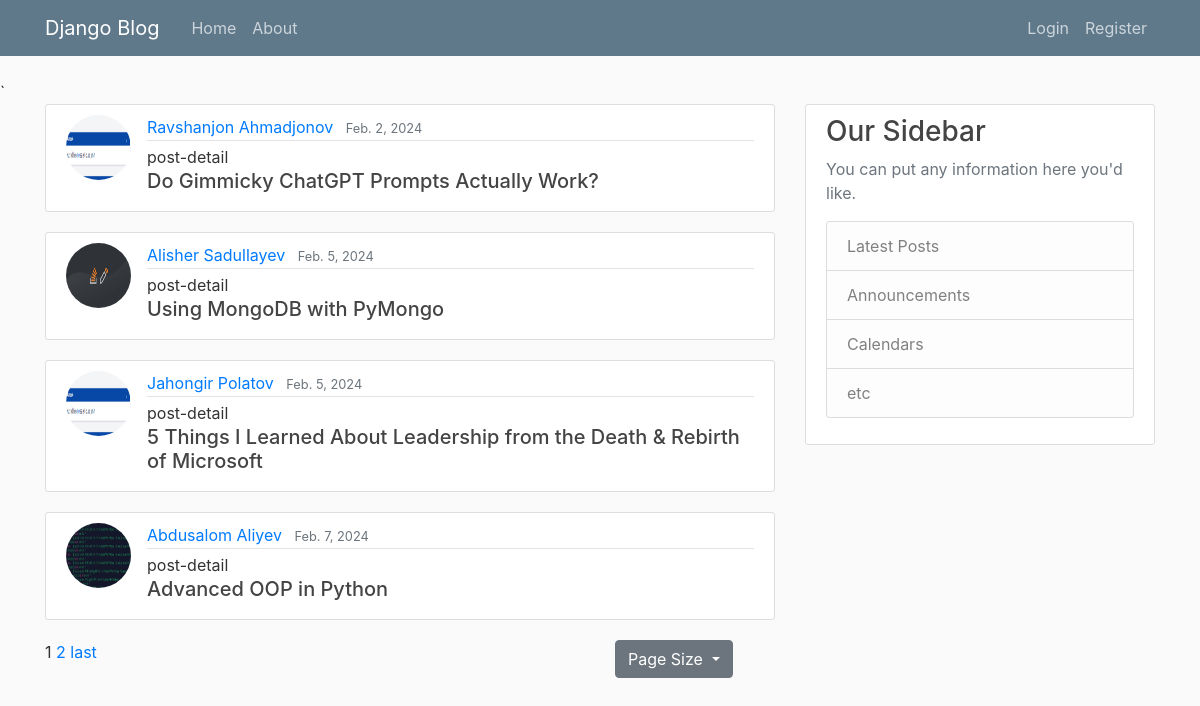
The page / on the database its author committed.
### blog/models.py (models this page shows, shortened)
class AbstractModel(models.Model):
    created_at = models.DateTimeField(auto_now_add=True)
    updated_at = models.DateTimeField(auto_now=True)
    class Meta:
        abstract = True

class Post(AbstractModel):
    title = models.CharField(max_length=128)
    content = models.TextField()
    published = models.DateField()
    is_active = models.BooleanField(default=False)
    author = models.ForeignKey("blog.User", CASCADE, "posts")

class User(AbstractUser, AbstractModel):
    avatar = models.ImageField(upload_to=avatar_path, default='avatar.JPG')

### blog/views.py (the view)
# urls.py: path('', HomePageView.as_view(), name='home-page'),
class HomePageView(ListView):
    def get(self, request, **kwargs):
        if request.user.is_authenticated:
            posts = Post.objects.exclude(author=request.user).filter(is_active=True).order_by("published")
        else:
            posts = Post.objects.all().filter(is_active=True).order_by("published")
        size = request.GET.get("size", 4)
        page = request.GET.get("page", 1)
        paginator = Paginator(posts, size)
        page_obj = paginator.page(page)
        return render(request, "blog/home.html", context={"page_obj": page_obj, "num_pages": paginator.num_pages})

### templates/blog/home.html
{% extends 'blog/base.html' %}
{% load static %}
{% block body %}
    `<main role="main" class="container">
        <div class="row">
            <div class="col-md-8">
                {% for post in page_obj.object_list %}
                <article class="media content-section">
                    <img class="rounded-circle article-img" src="{{ post.author.avatar.url }}">
                    <div class="media-body">
                        <div class="article-metadata">
                            <a class="mr-2" href="{%   url 'blog:user-profile' post.author.username %}">{{ post.author.first_name }} {{ post.author.last_name }}</a>
                            <small class="text-muted">{{ post.published }}</small>
                        </div>post-detail
                        <h5><a class="article-title" href="{% url 'blog:post-detail' post.pk %}">{{ post.title }}</a></h5>
                    </div>
                </article>
                {% endfor %}
            </div>
            <div class="col-md-4">
                <div class="content-section">
                    <h3>Our Sidebar</h3>
                    <p class='text-muted'>You can put any information here you'd like.
                    <ul class="list-group">
                        <li class="list-group-item list-group-item-light">Latest Posts</li>
                        <li class="list-group-item list-group-item-light">Announcements</li>
                        <li class="list-group-item list-group-item-light">Calendars</li>
                        <li class="list-group-item list-group-item-light">etc</li>
                    </ul>
                    </p>
                </div>
            </div>
        </div>
        {%  include 'blog/pagination.html' %}
    </main>
{% endblock %}

### templates/blog/base.html (shortened to what this page needs)
{% load static %}
<!DOCTYPE html>
<html>
<head>
    <link rel="stylesheet" href="https://maxcdn.bootstrapcdn.com/bootstrap/4.0.0/css/bootstrap.min.css"
>
    <link rel="stylesheet" type="text/css" href="{% static 'main.css' %}">
</head>
<body>
<header class="site-header">
    <nav class="navbar navbar-expand-md navbar-dark bg-steel fixed-top">
        <div class="container">
            <a class="navbar-brand mr-4" href="{% url 'blog:home-page' %}">Django Blog</a>
            <div class="collapse navbar-collapse" id="navbarToggle">
                <div class="navbar-nav mr-auto">
                    <a class="nav-item nav-link" href="{% url 'blog:home-page' %}">Home</a>
                    <a class="nav-item nav-link" href="{% url 'blog:about-page' %}">About</a>
                </div>
                <div class="navbar-nav">
                    {% if request.user.is_authenticated %}
                    <a class="nav-item nav-link" href="{% url 'blog:new-post' %}">New Post</a>
                    <a class="nav-item nav-link" href="{% url 'blog:user-profile' request.user.username  %}">Profile</a>
                    <a class="nav-item nav-link" href="{% url 'blog:logout-page' %}">Logout</a>
                    {% else %}
                    <a class="nav-item nav-link" href="{% url 'blog:login-page' %}">Login</a>
                    <a class="nav-item nav-link" href="{% url 'blog:register-page' %}">Register</a>
                    {% endif %}
                </div>
            </div>
        </div>
    </nav>
</header>
    {% block body %}
    {% endblock %}
</body>
</html>

### templates/blog/pagination.html (shortened to what this page needs)
<div class="row">
    <div class="col-6">
        {{ page_obj.number }}
        {% if  page_obj.has_next %}
            <a href="{% url 'blog:home-page' %}?page={{ page_obj.next_page_number }}">{{ page_obj.next_page_number }}</a>
            <a href="{% url 'blog:home-page' %}?page={{ num_pages }}">last</a>
        {% endif %}
    </div>
    <div class="col-3">
        <div class="dropdown">
            <button class="btn btn-secondary dropdown-toggle" type="button" data-toggle="dropdown"
                    aria-expanded="false">
                Page Size
            </button>
        </div>
    </div>
</div>

### blog/static/main.css (style rules this page uses)
body { background: #fafafa; color: #333333; margin-top: 5rem; }
h1, h2, h3, h4, h5, h6 { color: #444444; }
ul { margin: 0; }
.bg-steel { background-color: #5f788a; }
.site-header .navbar-nav .nav-link { color: #cbd5db; }
.content-section { background: #ffffff; padding: 10px 20px; border: 1px solid #dddddd; border-radius: 3px; margin-bottom: 20px; }
.article-title { color: #444444; }
.article-img { height: 65px; width: 65px; margin-right: 16px; }
.article-metadata { padding-bottom: 1px; margin-bottom: 4px; border-bottom: 1px solid #e3e3e3 }

### rows shown on the page
Post: author.avatar (picture), author.first_name "Ravshanjon", author.last_name "Ahmadjonov", published "Feb. 2, 2024", title "Do Gimmicky ChatGPT Prompts Actually Work?"
Post: author.avatar (picture), author.first_name "Alisher", author.last_name "Sadullayev", published "Feb. 5, 2024", title "Using MongoDB with PyMongo"
Post: author.avatar (picture), author.first_name "Jahongir", author.last_name "Polatov", published "Feb. 5, 2024", title "5 Things I Learned About Leadership from the Death & Rebirth of Microsoft"
Post: author.avatar (picture), author.first_name "Abdusalom", author.last_name "Aliyev", published "Feb. 7, 2024", title "Advanced OOP in Python"

### other values the page prints
{{ page_obj.number }} "1"
{{ page_obj.next_page_number }} "2"
